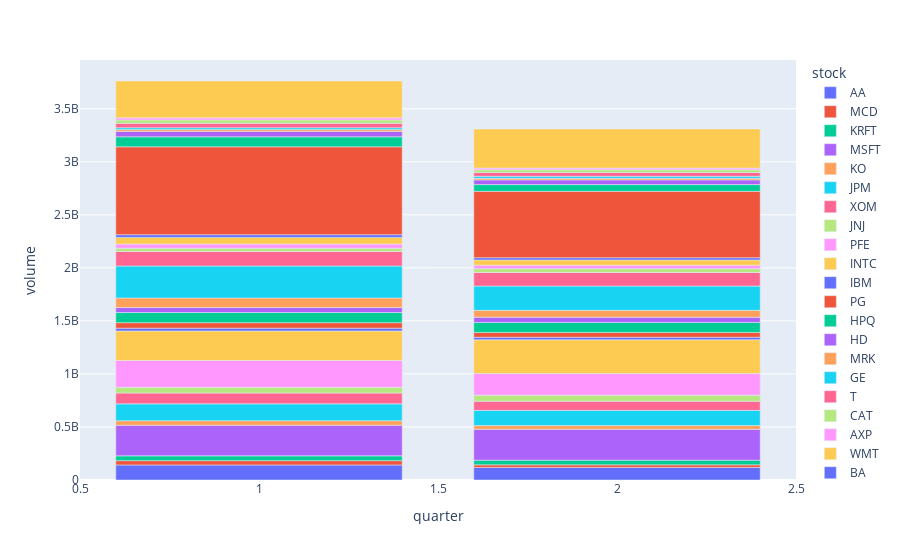

Notebook cell for this chart:
### Markdown cell above
### Quarterly Volume of All Stocks

Now, let's visualize the average quarterly Volume for all the stocks. The visualiation shows that generally the volume is higher in quarter 1 than 2. This also goes with the months visualization that generally more trades occur earlier in the year.

### Code cell
volume_quarterly_pivot = quarterly_trends_all.pivot_table(index='stock', columns='quarter', values='volume', sort=False)

plot_df = volume_quarterly_pivot.reset_index().melt(id_vars='stock', var_name='quarter', value_name='volume')

fig = px.bar(plot_df, x='quarter', y='volume', color='stock')
fig.show()

### Figure 1 — Plotly figure (JSON) as saved in the notebook; plotly's stock layout.template omitted (floating-point values rounded to 4 significant figures)
{"data": [{"alignmentgroup": "True", "hovertemplate": "stock=AA<br>quarter=%{x}<br>volume=%{y}<extra></extra>", "legendgroup": "AA", "marker": {"color": "#636efa", "pattern": {"shape": ""}}, "name": "AA", "offsetgroup": "AA", "orientation": "v", "showlegend": true, "textposition": "auto", "type": "bar", "x": [1, 2], "xaxis": "x", "y": [142000000.0, 118200000.0], "yaxis": "y"}, {"alignmentgroup": "True", "hovertemplate": "stock=MCD<br>quarter=%{x}<br>volume=%{y}<extra></extra>", "legendgroup": "MCD", "marker": {"color": "#EF553B", "pattern": {"shape": ""}}, "name": "MCD", "offsetgroup": "MCD", "orientation": "v", "showlegend": true, "textposition": "auto", "type": "bar", "x": [1, 2], "xaxis": "x", "y": [40270000.0, 24660000.0], "yaxis": "y"}, {"alignmentgroup": "True", "hovertemplate": "stock=KRFT<br>quarter=%{x}<br>volume=%{y}<extra></extra>", "legendgroup": "KRFT", "marker": {"color": "#00cc96", "pattern": {"shape": ""}}, "name": "KRFT", "offsetgroup": "KRFT", "orientation": "v", "showlegend": true, "textposition": "auto", "type": "bar", "x": [1, 2], "xaxis": "x", "y": [45560000.0, 44130000.0], "yaxis": "y"}, {"alignmentgroup": "True", "hovertemplate": "stock=MSFT<br>quarter=%{x}<br>volume=%{y}<extra></extra>", "legendgroup": "MSFT", "marker": {"color": "#ab63fa", "pattern": {"shape": ""}}, "name": "MSFT", "offsetgroup": "MSFT", "orientation": "v", "showlegend": true, "textposition": "auto", "type": "bar", "x": [1, 2], "xaxis": "x", "y": [288400000.0, 290900000.0], "yaxis": "y"}, {"alignmentgroup": "True", "hovertemplate": "stock=KO<br>quarter=%{x}<br>volume=%{y}<extra></extra>", "legendgroup": "KO", "marker": {"color": "#FFA15A", "pattern": {"shape": ""}}, "name": "KO", "offsetgroup": "KO", "orientation": "v", "showlegend": true, "textposition": "auto", "type": "bar", "x": [1, 2], "xaxis": "x", "y": [42360000.0, 35050000.0], "yaxis": "y"}, {"alignmentgroup": "True", "hovertemplate": "stock=JPM<br>quarter=%{x}<br>volume=%{y}<extra></extra>", "legendgroup": "JPM", "marker": {"color": "#19d3f3", "pattern": {"shape": ""}}, "name": "JPM", "offsetgroup": "JPM", "orientation": "v", "showlegend": true, "textposition": "auto", "type": "bar", "x": [1, 2], "xaxis": "x", "y": [159400000.0, 143500000.0], "yaxis": "y"}, {"alignmentgroup": "True", "hovertemplate": "stock=XOM<br>quarter=%{x}<br>volume=%{y}<extra></extra>", "legendgroup": "XOM", "marker": {"color": "#FF6692", "pattern": {"shape": ""}}, "name": "XOM", "offsetgroup": "XOM", "orientation": "v", "showlegend": true, "textposition": "auto", "type": "bar", "x": [1, 2], "xaxis": "x", "y": [102000000.0, 85990000.0], "yaxis": "y"}, {"alignmentgroup": "True", "hovertemplate": "stock=JNJ<br>quarter=%{x}<br>volume=%{y}<extra></extra>", "legendgroup": "JNJ", "marker": {"color": "#B6E880", "pattern": {"shape": ""}}, "name": "JNJ", "offsetgroup": "JNJ", "orientation": "v", "showlegend": true, "textposition": "auto", "type": "bar", "x": [1, 2], "xaxis": "x", "y": [54180000.0, 57690000.0], "yaxis": "y"}, {"alignmentgroup": "True", "hovertemplate": "stock=PFE<br>quarter=%{x}<br>volume=%{y}<extra></extra>", "legendgroup": "PFE", "marker": {"color": "#FF97FF", "pattern": {"shape": ""}}, "name": "PFE", "offsetgroup": "PFE", "orientation": "v", "showlegend": true, "textposition": "auto", "type": "bar", "x": [1, 2], "xaxis": "x", "y": [253200000.0, 203700000.0], "yaxis": "y"}, {"alignmentgroup": "True", "hovertemplate": "stock=INTC<br>quarter=%{x}<br>volume=%{y}<extra></extra>", "legendgroup": "INTC", "marker": {"color": "#FECB52", "pattern": {"shape": ""}}, "name": "INTC", "offsetgroup": "INTC", "orientation": "v", "showlegend": true, "textposition": "auto", "type": "bar", "x": [1, 2], "xaxis": "x", "y": [277900000.0, 318500000.0], "yaxis": "y"}, {"alignmentgroup": "True", "hovertemplate": "stock=IBM<br>quarter=%{x}<br>volume=%{y}<extra></extra>", "legendgroup": "IBM", "marker": {"color": "#636efa", "pattern": {"shape": ""}}, "name": "IBM", "offsetgroup": "IBM", "orientation": "v", "showlegend": true, "textposition": "auto", "type": "bar", "x": [1, 2], "xaxis": "x", "y": [26190000.0, 23400000.0], "yaxis": "y"}, {"alignmentgroup": "True", "hovertemplate": "stock=PG<br>quarter=%{x}<br>volume=%{y}<extra></extra>", "legendgroup": "PG", "marker": {"color": "#EF553B", "pattern": {"shape": ""}}, "name": "PG", "offsetgroup": "PG", "orientation": "v", "showlegend": true, "textposition": "auto", "type": "bar", "x": [1, 2], "xaxis": "x", "y": [51980000.0, 45580000.0], "yaxis": "y"}, {"alignmentgroup": "True", "hovertemplate": "stock=HPQ<br>quarter=%{x}<br>volume=%{y}<extra></extra>", "legendgroup": "HPQ", "marker": {"color": "#00cc96", "pattern": {"shape": ""}}, "name": "HPQ", "offsetgroup": "HPQ", "orientation": "v", "showlegend": true, "textposition": "auto", "type": "bar", "x": [1, 2], "xaxis": "x", "y": [95520000.0, 94250000.0], "yaxis": "y"}, {"alignmentgroup": "True", "hovertemplate": "stock=HD<br>quarter=%{x}<br>volume=%{y}<extra></extra>", "legendgroup": "HD", "marker": {"color": "#ab63fa", "pattern": {"shape": ""}}, "name": "HD", "offsetgroup": "HD", "orientation": "v", "showlegend": true, "textposition": "auto", "type": "bar", "x": [1, 2], "xaxis": "x", "y": [46876557, 49430000.0], "yaxis": "y"}, {"alignmentgroup": "True", "hovertemplate": "stock=MRK<br>quarter=%{x}<br>volume=%{y}<extra></extra>", "legendgroup": "MRK", "marker": {"color": "#FFA15A", "pattern": {"shape": ""}}, "name": "MRK", "offsetgroup": "MRK", "orientation": "v", "showlegend": true, "textposition": "auto", "type": "bar", "x": [1, 2], "xaxis": "x", "y": [90233551, 64350000.0], "yaxis": "y"}, {"alignmentgroup": "True", "hovertemplate": "stock=GE<br>quarter=%{x}<br>volume=%{y}<extra></extra>", "legendgroup": "GE", "marker": {"color": "#19d3f3", "pattern": {"shape": ""}}, "name": "GE", "offsetgroup": "GE", "orientation": "v", "showlegend": true, "textposition": "auto", "type": "bar", "x": [1, 2], "xaxis": "x", "y": [301800000.0, 229000000.0], "yaxis": "y"}, {"alignmentgroup": "True", "hovertemplate": "stock=T<br>quarter=%{x}<br>volume=%{y}<extra></extra>", "legendgroup": "T", "marker": {"color": "#FF6692", "pattern": {"shape": ""}}, "name": "T", "offsetgroup": "T", "orientation": "v", "showlegend": true, "textposition": "auto", "type": "bar", "x": [1, 2], "xaxis": "x", "y": [136800000.0, 128101049], "yaxis": "y"}, {"alignmentgroup": "True", "hovertemplate": "stock=CAT<br>quarter=%{x}<br>volume=%{y}<extra></extra>", "legendgroup": "CAT", "marker": {"color": "#B6E880", "pattern": {"shape": ""}}, "name": "CAT", "offsetgroup": "CAT", "orientation": "v", "showlegend": true, "textposition": "auto", "type": "bar", "x": [1, 2], "xaxis": "x", "y": [30930000.0, 36310000.0], "yaxis": "y"}, {"alignmentgroup": "True", "hovertemplate": "stock=AXP<br>quarter=%{x}<br>volume=%{y}<extra></extra>", "legendgroup": "AXP", "marker": {"color": "#FF97FF", "pattern": {"shape": ""}}, "name": "AXP", "offsetgroup": "AXP", "orientation": "v", "showlegend": true, "textposition": "auto", "type": "bar", "x": [1, 2], "xaxis": "x", "y": [38490000.0, 32180000.0], "yaxis": "y"}, {"alignmentgroup": "True", "hovertemplate": "stock=WMT<br>quarter=%{x}<br>volume=%{y}<extra></extra>", "legendgroup": "WMT", "marker": {"color": "#FECB52", "pattern": {"shape": ""}}, "name": "WMT", "offsetgroup": "WMT", "orientation": "v", "showlegend": true, "textposition": "auto", "type": "bar", "x": [1, 2], "xaxis": "x", "y": [62600000.0, 49370000.0], "yaxis": "y"}, {"alignmentgroup": "True", "hovertemplate": "stock=BA<br>quarter=%{x}<br>volume=%{y}<extra></extra>", "legendgroup": "BA", "marker": {"color": "#636efa", "pattern": {"shape": ""}}, "name": "BA", "offsetgroup": "BA", "orientation": "v", "showlegend": true, "textposition": "auto", "type": "bar", "x": [1, 2], "xaxis": "x", "y": [26140000.0, 21600000.0], "yaxis": "y"}, {"alignmentgroup": "True", "hovertemplate": "stock=BAC<br>quarter=%{x}<br>volume=%{y}<extra></extra>", "legendgroup": "BAC", "marker": {"color": "#EF553B", "pattern": {"shape": ""}}, "name": "BAC", "offsetgroup": "BAC", "orientation": "v", "showlegend": true, "textposition": "auto", "type": "bar", "x": [1, 2], "xaxis": "x", "y": [828400000.0, 625700000.0], "yaxis": "y"}, {"alignmentgroup": "True", "hovertemplate": "stock=VZ<br>quarter=%{x}<br>volume=%{y}<extra></extra>", "legendgroup": "VZ", "marker": {"color": "#00cc96", "pattern": {"shape": ""}}, "name": "VZ", "offsetgroup": "VZ", "orientation": "v", "showlegend": true, "textposition": "auto", "type": "bar", "x": [1, 2], "xaxis": "x", "y": [94410000.0, 63590000.0], "yaxis": "y"}, {"alignmentgroup": "True", "hovertemplate": "stock=DIS<br>quarter=%{x}<br>volume=%{y}<extra></extra>", "legendgroup": "DIS", "marker": {"color": "#ab63fa", "pattern": {"shape": ""}}, "name": "DIS", "offsetgroup": "DIS", "orientation": "v", "showlegend": true, "textposition": "auto", "type": "bar", "x": [1, 2], "xaxis": "x", "y": [50970000.0, 44190000.0], "yaxis": "y"}, {"alignmentgroup": "True", "hovertemplate": "stock=MMM<br>quarter=%{x}<br>volume=%{y}<extra></extra>", "legendgroup": "MMM", "marker": {"color": "#FFA15A", "pattern": {"shape": ""}}, "name": "MMM", "offsetgroup": "MMM", "orientation": "v", "showlegend": true, "textposition": "auto", "type": "bar", "x": [1, 2], "xaxis": "x", "y": [16730000.0, 14790000.0], "yaxis": "y"}, {"alignmentgroup": "True", "hovertemplate": "stock=UTX<br>quarter=%{x}<br>volume=%{y}<extra></extra>", "legendgroup": "UTX", "marker": {"color": "#19d3f3", "pattern": {"shape": ""}}, "name": "UTX", "offsetgroup": "UTX", "orientation": "v", "showlegend": true, "textposition": "auto", "type": "bar", "x": [1, 2], "xaxis": "x", "y": [17900000.0, 18700000.0], "yaxis": "y"}, {"alignmentgroup": "True", "hovertemplate": "stock=CVX<br>quarter=%{x}<br>volume=%{y}<extra></extra>", "legendgroup": "CVX", "marker": {"color": "#FF6692", "pattern": {"shape": ""}}, "name": "CVX", "offsetgroup": "CVX", "orientation": "v", "showlegend": true, "textposition": "auto", "type": "bar", "x": [1, 2], "xaxis": "x", "y": [41260000.0, 36110000.0], "yaxis": "y"}, {"alignmentgroup": "True", "hovertemplate": "stock=DD<br>quarter=%{x}<br>volume=%{y}<extra></extra>", "legendgroup": "DD", "marker": {"color": "#B6E880", "pattern": {"shape": ""}}, "name": "DD", "offsetgroup": "DD", "orientation": "v", "showlegend": true, "textposition": "auto", "type": "bar", "x": [1, 2], "xaxis": "x", "y": [32220000.0, 26250000.0], "yaxis": "y"}, {"alignmentgroup": "True", "hovertemplate": "stock=TRV<br>quarter=%{x}<br>volume=%{y}<extra></extra>", "legendgroup": "TRV", "marker": {"color": "#FF97FF", "pattern": {"shape": ""}}, "name": "TRV", "offsetgroup": "TRV", "orientation": "v", "showlegend": true, "textposition": "auto", "type": "bar", "x": [1, 2], "xaxis": "x", "y": [19360000.0, 15127473], "yaxis": "y"}, {"alignmentgroup": "True", "hovertemplate": "stock=CSCO<br>quarter=%{x}<br>volume=%{y}<extra></extra>", "legendgroup": "CSCO", "marker": {"color": "#FECB52", "pattern": {"shape": ""}}, "name": "CSCO", "offsetgroup": "CSCO", "orientation": "v", "showlegend": true, "textposition": "auto", "type": "bar", "x": [1, 2], "xaxis": "x", "y": [347651700, 368824561], "yaxis": "y"}], "layout": {"barmode": "relative", "legend": {"title": {"text": "stock"}, "tracegroupgap": 0}, "margin": {"t": 60}, "xaxis": {"anchor": "y", "domain": [0, 1], "title": {"text": "quarter"}}, "yaxis": {"anchor": "x", "domain": [0, 1], "title": {"text": "volume"}}}}
